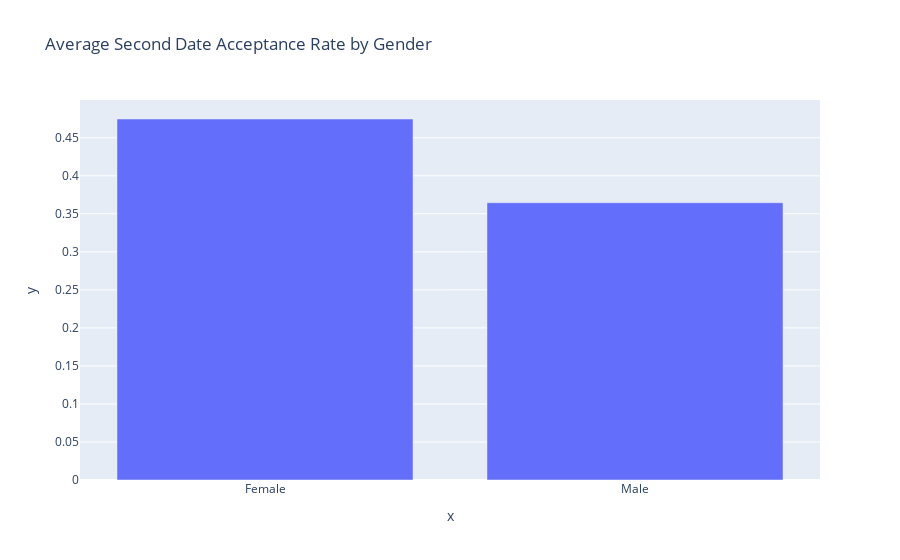

Notebook source saved alongside this figure:
### Code cell
# Women Receiving More Second Dates
df_second_dates = df.groupby('gender')['dec_o'].mean().rename({0: 'Female', 1: 'Male'})
fig = px.bar(x=df_second_dates.index, y=df_second_dates.values, title='Average Second Date Acceptance Rate by Gender')
fig.show()

### Figure 1 — Plotly figure (JSON) as saved in the notebook; plotly's stock layout.template omitted (floating-point values rounded to 4 significant figures)
{"data": [{"alignmentgroup": "True", "hovertemplate": "x=%{x}<br>y=%{y}<extra></extra>", "legendgroup": "", "marker": {"color": "#636efa", "pattern": {"shape": ""}}, "name": "", "offsetgroup": "", "orientation": "v", "showlegend": false, "textposition": "auto", "type": "bar", "x": ["Female", "Male"], "xaxis": "x", "y": [0.4747, 0.3646], "yaxis": "y"}], "layout": {"barmode": "relative", "legend": {"tracegroupgap": 0}, "title": {"text": "Average Second Date Acceptance Rate by Gender"}, "xaxis": {"anchor": "y", "domain": [0, 1], "title": {"text": "x"}}, "yaxis": {"anchor": "x", "domain": [0, 1], "title": {"text": "y"}}}}
